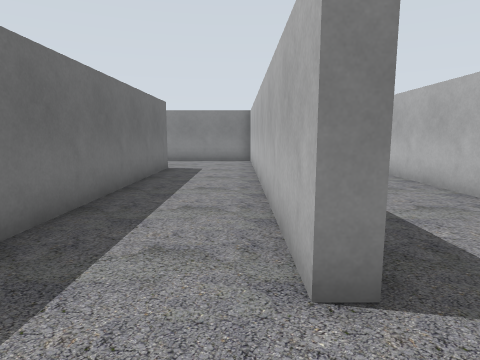
view 1 (above)

16 first-person views from a walk through a Gazebo world. The camera is 1.2 m above the floor, tilts 8° down and sees 75° across. The floor is counted in squares, 1 m on a side. Each view is taken from the middle of a square. On the plan, view 1 faces up. The plan holds only what a view shows up to about 13 squares ahead; the rest is blank.

view 2
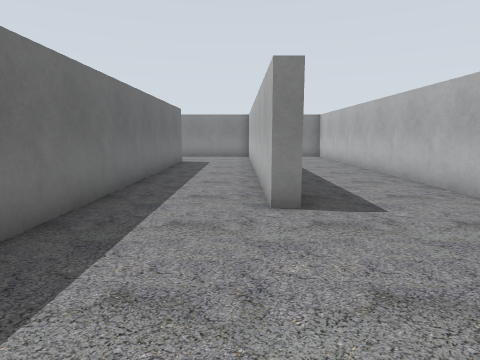

view 3
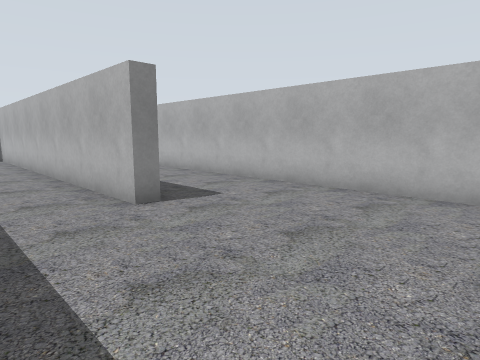

view 4
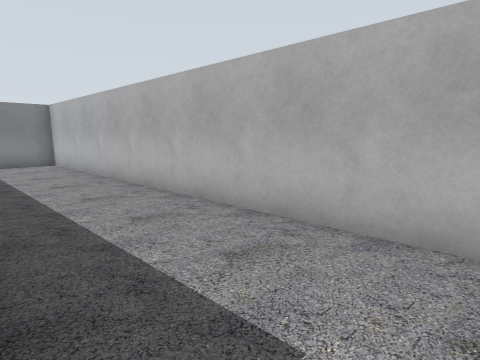

view 5
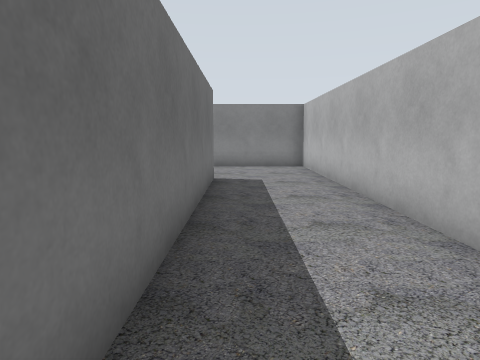

view 6
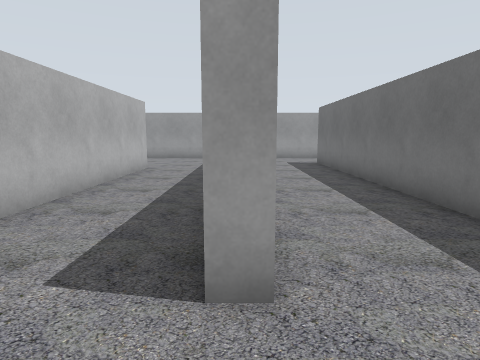

view 7
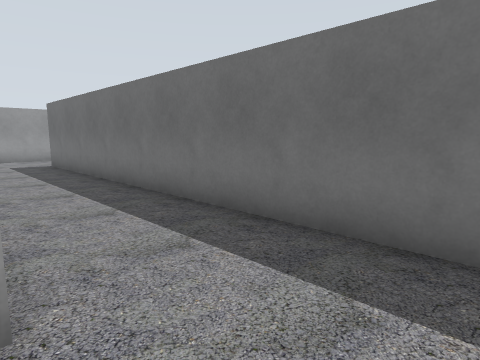

view 8
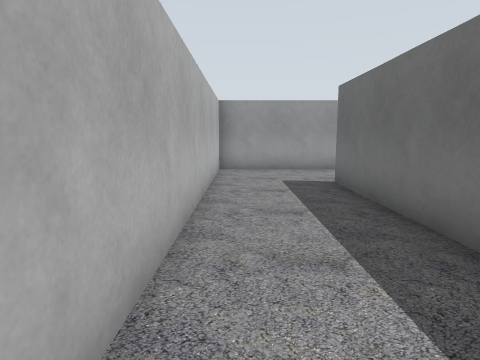

view 9
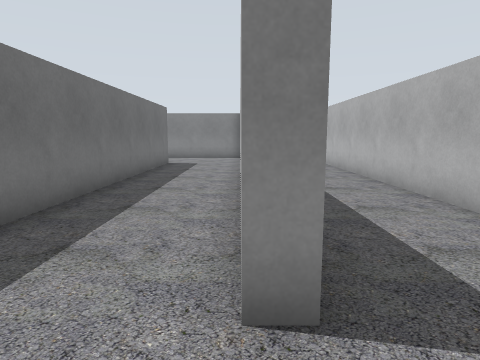

view 10
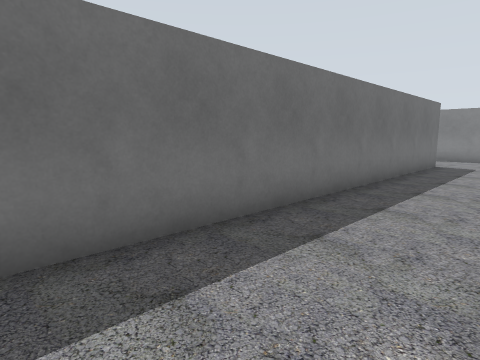

view 11
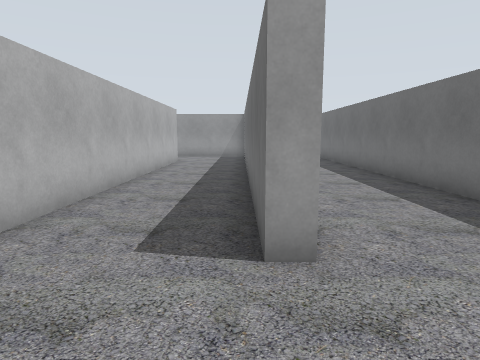

view 12
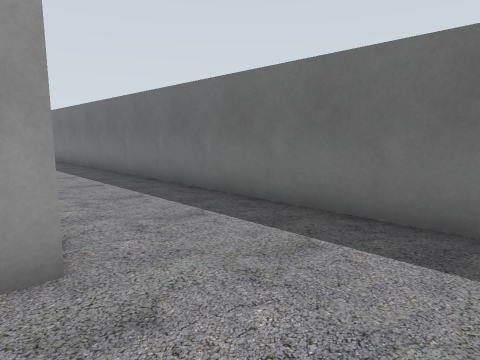

view 13
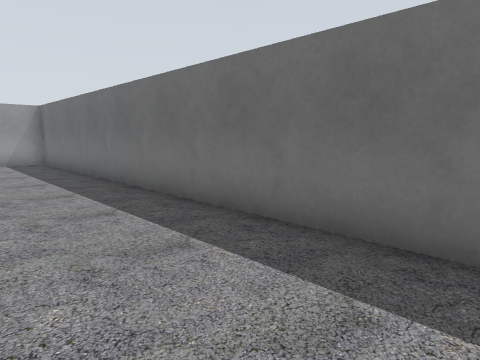

view 14
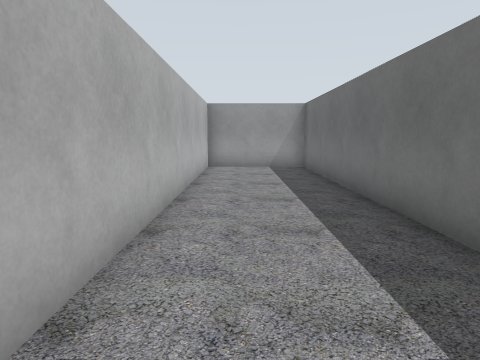

view 15
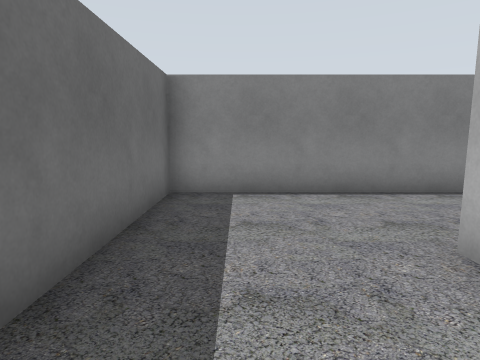

view 16
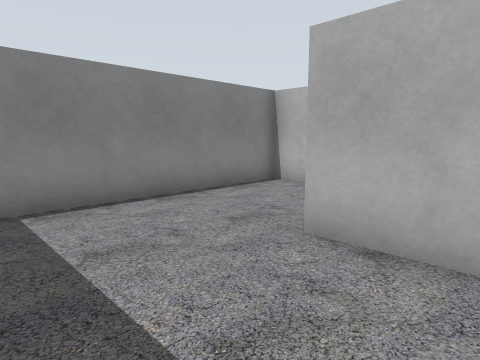

### Floor plan
Points are (right, up) in squares from view 1. A wall is a line through its corners. A room is listed if a view was taken in it or the views show most of it. See-through windows are left out.
Room 1 (views 1, 2, 3, 4, 5, 6, 7, 8, 9, 10)
walls: (1.1, 2.1) (0.5, 2.1) (0.5, 15.6) (-3.1, 15.6); (-3.2, 11.9) (-2.7, 11.9) (-2.7, 0.4); (-7, 0.1) (-7, 11.2); (-6.5, 13.6) (-6.5, -0.1) (-7, -0.1); (-10.2, 12.1) (-10.2, -1.7); (4.7, -2.2) (4.7, 15.6) (2.9, 15.6); (-7.5, -3.3) (-3.2, -3.3) (-3.2, 11.1)
ways out: opening at (-8.5, 13.5) to room 2
Room 2 (views 11, 12, 13, 14, 15, 16)
walls: (-10.7, 10.3) (-10.7, 12.1) (-10.2, 12.1); (-7, 14.5) (-7, 15.6) (-14.5, 15.6) (-14.5, -3.3) (-10.7, -3.3) (-10.7, 7.5)
ways out: opening at (-8.5, 13.5) to room 1

Where each view was taken, in squares from view 1:
view 1: 0 up, 0 right, facing up
view 2: 3 down, 0 right, facing up
view 3: 3 down, 2 left, facing up-right
view 4: 1 up, 1 right, facing up-right
view 5: 3 up, 2 left, facing up
view 6: 14 up, 3 left, facing down
view 7: 14 up, 3 left, facing down-left
view 8: 8 up, 4 left, facing down
view 9: 2 down, 7 left, facing up
view 10: 2 down, 7 left, facing up-left
view 11: 15 up, 10 left, facing down
view 12: 15 up, 10 left, facing down-left
view 13: 12 up, 11 left, facing down-left
view 14: 9 up, 12 left, facing down
view 15: 9 up, 13 left, facing up
view 16: 10 up, 14 left, facing up-right
